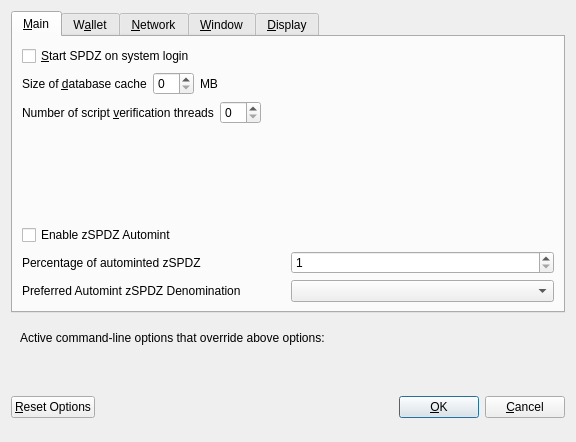
<?xml version="1.0" encoding="UTF-8"?>
<ui version="4.0">
 <class>OptionsDialog</class>
 <widget class="QDialog" name="OptionsDialog">
  <property name="geometry">
   <rect>
    <x>0</x>
    <y>0</y>
    <width>576</width>
    <height>442</height>
   </rect>
  </property>
  <property name="windowTitle">
   <string>Options</string>
  </property>
  <property name="modal">
   <bool>true</bool>
  </property>
  <layout class="QVBoxLayout" name="verticalLayout">
   <item>
    <widget class="QTabWidget" name="tabWidget">
     <property name="currentIndex">
      <number>0</number>
     </property>
     <widget class="QWidget" name="tabMain">
      <attribute name="title">
       <string>&amp;Main</string>
      </attribute>
      <layout class="QVBoxLayout" name="verticalLayout_Main">
       <item>
        <widget class="QCheckBox" name="bitcoinAtStartup">
         <property name="toolTip">
          <string>Automatically start SPDZ after logging in to the system.</string>
         </property>
         <property name="text">
          <string>&amp;Start SPDZ on system login</string>
         </property>
        </widget>
       </item>
       <item>
        <layout class="QHBoxLayout" name="horizontalLayout_2_Main">
         <item>
          <widget class="QLabel" name="databaseCacheLabel">
           <property name="text">
            <string>Size of &amp;database cache</string>
           </property>
           <property name="textFormat">
            <enum>Qt::PlainText</enum>
           </property>
           <property name="buddy">
            <cstring>databaseCache</cstring>
           </property>
          </widget>
         </item>
         <item>
          <widget class="QSpinBox" name="databaseCache"/>
         </item>
         <item>
          <widget class="QLabel" name="databaseCacheUnitLabel">
           <property name="text">
            <string>MB</string>
           </property>
           <property name="textFormat">
            <enum>Qt::PlainText</enum>
           </property>
          </widget>
         </item>
         <item>
          <spacer name="horizontalSpacer_2_Main">
           <property name="orientation">
            <enum>Qt::Horizontal</enum>
           </property>
           <property name="sizeHint" stdset="0">
            <size>
             <width>40</width>
             <height>20</height>
            </size>
           </property>
          </spacer>
         </item>
        </layout>
       </item>
       <item>
        <layout class="QHBoxLayout" name="horizontalLayout_3_Main">
         <item>
          <widget class="QLabel" name="threadsScriptVerifLabel">
           <property name="text">
            <string>Number of script &amp;verification threads</string>
           </property>
           <property name="textFormat">
            <enum>Qt::PlainText</enum>
           </property>
           <property name="buddy">
            <cstring>threadsScriptVerif</cstring>
           </property>
          </widget>
         </item>
         <item>
          <widget class="QSpinBox" name="threadsScriptVerif">
           <property name="toolTip">
            <string>(0 = auto, &lt;0 = leave that many cores free)</string>
           </property>
          </widget>
         </item>
         <item>
          <spacer name="horizontalSpacer_3_Main">
           <property name="orientation">
            <enum>Qt::Horizontal</enum>
           </property>
           <property name="sizeHint" stdset="0">
            <size>
             <width>40</width>
             <height>20</height>
            </size>
           </property>
          </spacer>
         </item>
        </layout>
       </item>
       <item>
        <spacer name="verticalSpacer_2">
         <property name="orientation">
          <enum>Qt::Vertical</enum>
         </property>
         <property name="sizeHint" stdset="0">
          <size>
           <width>20</width>
           <height>40</height>
          </size>
         </property>
        </spacer>
       </item>
       <item>
        <widget class="QCheckBox" name="checkBoxZeromintEnable">
         <property name="toolTip">
          <string>Enable automatic minting of SPDZ units to zSPDZ</string>
         </property>
         <property name="layoutDirection">
          <enum>Qt::LeftToRight</enum>
         </property>
         <property name="text">
          <string>Enable zSPDZ Automint</string>
         </property>
        </widget>
       </item>
       <item>
        <layout class="QHBoxLayout" name="horizontalLayout_3">
         <item>
          <widget class="QLabel" name="percentage_label">
           <property name="toolTip">
            <string>Percentage of incoming SPDZ which get automatically converted to zSPDZ via Zerocoin Protocol (min: 10%)</string>
           </property>
           <property name="text">
            <string>Percentage of autominted zSPDZ</string>
           </property>
          </widget>
         </item>
         <item>
          <widget class="QSpinBox" name="zeromintPercentage">
           <property name="minimum">
            <number>1</number>
           </property>
           <property name="maximum">
            <number>100</number>
           </property>
          </widget>
         </item>
        </layout>
       </item>
       <item>
        <layout class="QHBoxLayout" name="horizontalLayout" stretch="0,0">
         <property name="sizeConstraint">
          <enum>QLayout::SetFixedSize</enum>
         </property>
         <item>
          <widget class="QLabel" name="labelPreferredDenom">
           <property name="maximumSize">
            <size>
             <width>16777215</width>
             <height>16777215</height>
            </size>
           </property>
           <property name="toolTip">
            <string>Wait with automatic conversion to Zerocoin until enough SPDZ for this denomination is available</string>
           </property>
           <property name="text">
            <string>Preferred Automint zSPDZ Denomination</string>
           </property>
          </widget>
         </item>
         <item>
          <widget class="QComboBox" name="preferredDenom">
           <property name="maximumSize">
            <size>
             <width>16777215</width>
             <height>27</height>
            </size>
           </property>
           <property name="toolTip">
            <string>Wait with automatic conversion to Zerocoin until enough SPDZ for this denomination is available</string>
           </property>
           <property name="maxVisibleItems">
            <number>9</number>
           </property>
           <property name="maxCount">
            <number>9</number>
           </property>
          </widget>
         </item>
        </layout>
       </item>
      </layout>
     </widget>
     <widget class="QWidget" name="tabWallet">
      <attribute name="title">
       <string>W&amp;allet</string>
      </attribute>
      <layout class="QVBoxLayout" name="verticalLayout_Wallet">
       <item>
        <layout class="QHBoxLayout" name="horizontalLayout_2_Wallet">
         <item>
          <widget class="QLabel" name="labelStakeSplitThresholdText">
           <property name="text">
            <string>Stake split threshold:</string>
           </property>
          </widget>
         </item>
         <item>
          <widget class="QSpinBox" name="spinBoxStakeSplitThreshold">
           <property name="minimum">
            <number>1</number>
           </property>
           <property name="maximum">
            <number>999999</number>
           </property>
          </widget>
         </item>
        </layout>
       </item>
       <item>
        <widget class="QGroupBox" name="groupBox">
         <property name="title">
          <string>Expert</string>
         </property>
         <layout class="QVBoxLayout" name="verticalLayout_2">
          <item>
           <widget class="QCheckBox" name="coinControlFeatures">
            <property name="toolTip">
             <string>Whether to show coin control features or not.</string>
            </property>
            <property name="text">
             <string>Enable coin &amp;control features</string>
            </property>
           </widget>
          </item>
          <item>
           <widget class="QCheckBox" name="showMasternodesTab">
            <property name="toolTip">
             <string>Show additional tab listing all your masternodes in first sub-tab&lt;br/&gt;and all masternodes on the network in second sub-tab.</string>
            </property>
            <property name="text">
             <string>Show Masternodes Tab</string>
            </property>
           </widget>
          </item>
          <item>
           <widget class="QCheckBox" name="spendZeroConfChange">
            <property name="toolTip">
             <string>If you disable the spending of unconfirmed change, the change from a transaction&lt;br/&gt;cannot be used until that transaction has at least one confirmation.&lt;br/&gt;This also affects how your balance is computed.</string>
            </property>
            <property name="text">
             <string>&amp;Spend unconfirmed change</string>
            </property>
           </widget>
          </item>
         </layout>
        </widget>
       </item>
       <item>
        <spacer name="verticalSpacer_Wallet">
         <property name="orientation">
          <enum>Qt::Vertical</enum>
         </property>
         <property name="sizeHint" stdset="0">
          <size>
           <width>20</width>
           <height>40</height>
          </size>
         </property>
        </spacer>
       </item>
      </layout>
     </widget>
     <widget class="QWidget" name="tabNetwork">
      <attribute name="title">
       <string>&amp;Network</string>
      </attribute>
      <layout class="QVBoxLayout" name="verticalLayout_Network">
       <item>
        <widget class="QCheckBox" name="mapPortUpnp">
         <property name="toolTip">
          <string>Automatically open the SPDZ client port on the router. This only works when your router supports UPnP and it is enabled.</string>
         </property>
         <property name="text">
          <string>Map port using &amp;UPnP</string>
         </property>
        </widget>
       </item>
       <item>
        <widget class="QCheckBox" name="allowIncoming">
         <property name="toolTip">
          <string>Accept connections from outside</string>
         </property>
         <property name="text">
          <string>Allow incoming connections</string>
         </property>
        </widget>
       </item>
       <item>
        <widget class="QCheckBox" name="connectSocks">
         <property name="toolTip">
          <string>Connect to the SPDZ network through a SOCKS5 proxy.</string>
         </property>
         <property name="text">
          <string>&amp;Connect through SOCKS5 proxy (default proxy):</string>
         </property>
        </widget>
       </item>
       <item>
        <layout class="QHBoxLayout" name="horizontalLayout_1_Network">
         <item>
          <widget class="QLabel" name="proxyIpLabel">
           <property name="text">
            <string>Proxy &amp;IP:</string>
           </property>
           <property name="textFormat">
            <enum>Qt::PlainText</enum>
           </property>
           <property name="buddy">
            <cstring>proxyIp</cstring>
           </property>
          </widget>
         </item>
         <item>
          <widget class="QValidatedLineEdit" name="proxyIp">
           <property name="minimumSize">
            <size>
             <width>140</width>
             <height>0</height>
            </size>
           </property>
           <property name="maximumSize">
            <size>
             <width>140</width>
             <height>16777215</height>
            </size>
           </property>
           <property name="toolTip">
            <string>IP address of the proxy (e.g. IPv4: 127.0.0.1 / IPv6: ::1)</string>
           </property>
          </widget>
         </item>
         <item>
          <widget class="QLabel" name="proxyPortLabel">
           <property name="text">
            <string>&amp;Port:</string>
           </property>
           <property name="textFormat">
            <enum>Qt::PlainText</enum>
           </property>
           <property name="buddy">
            <cstring>proxyPort</cstring>
           </property>
          </widget>
         </item>
         <item>
          <widget class="QLineEdit" name="proxyPort">
           <property name="minimumSize">
            <size>
             <width>55</width>
             <height>0</height>
            </size>
           </property>
           <property name="maximumSize">
            <size>
             <width>55</width>
             <height>16777215</height>
            </size>
           </property>
           <property name="toolTip">
            <string>Port of the proxy (e.g. 9050)</string>
           </property>
          </widget>
         </item>
         <item>
          <spacer name="horizontalSpacer_1_Network">
           <property name="orientation">
            <enum>Qt::Horizontal</enum>
           </property>
           <property name="sizeHint" stdset="0">
            <size>
             <width>40</width>
             <height>20</height>
            </size>
           </property>
          </spacer>
         </item>
        </layout>
       </item>
       <item>
        <spacer name="verticalSpacer_Network">
         <property name="orientation">
          <enum>Qt::Vertical</enum>
         </property>
         <property name="sizeHint" stdset="0">
          <size>
           <width>20</width>
           <height>40</height>
          </size>
         </property>
        </spacer>
       </item>
      </layout>
     </widget>
     <widget class="QWidget" name="tabWindow">
      <attribute name="title">
       <string>&amp;Window</string>
      </attribute>
      <layout class="QVBoxLayout" name="verticalLayout_Window">
       <item>
        <widget class="QCheckBox" name="minimizeToTray">
         <property name="toolTip">
          <string>Show only a tray icon after minimizing the window.</string>
         </property>
         <property name="text">
          <string>&amp;Minimize to the tray instead of the taskbar</string>
         </property>
        </widget>
       </item>
       <item>
        <widget class="QCheckBox" name="minimizeOnClose">
         <property name="toolTip">
          <string>Minimize instead of exit the application when the window is closed. When this option is enabled, the application will be closed only after selecting Quit in the menu.</string>
         </property>
         <property name="text">
          <string>M&amp;inimize on close</string>
         </property>
        </widget>
       </item>
       <item>
        <spacer name="verticalSpacer_Window">
         <property name="orientation">
          <enum>Qt::Vertical</enum>
         </property>
         <property name="sizeHint" stdset="0">
          <size>
           <width>20</width>
           <height>40</height>
          </size>
         </property>
        </spacer>
       </item>
      </layout>
     </widget>
     <widget class="QWidget" name="tabDisplay">
      <attribute name="title">
       <string>&amp;Display</string>
      </attribute>
      <layout class="QVBoxLayout" name="verticalLayout_Display">
       <item>
        <layout class="QHBoxLayout" name="horizontalLayout_1_Display">
         <item>
          <widget class="QLabel" name="langLabel">
           <property name="text">
            <string>User Interface &amp;language:</string>
           </property>
           <property name="textFormat">
            <enum>Qt::PlainText</enum>
           </property>
           <property name="buddy">
            <cstring>lang</cstring>
           </property>
          </widget>
         </item>
         <item>
          <widget class="QValueComboBox" name="lang">
           <property name="toolTip">
            <string>The user interface language can be set here. This setting will take effect after restarting SPDZ.</string>
           </property>
          </widget>
         </item>
        </layout>
       </item>
       <item>
        <widget class="QLabel" name="label_3">
         <property name="toolTip">
          <string notr="true"/>
         </property>
         <property name="statusTip">
          <string notr="true"/>
         </property>
         <property name="whatsThis">
          <string notr="true"/>
         </property>
         <property name="accessibleName">
          <string notr="true"/>
         </property>
         <property name="text">
          <string>Language missing or translation incomplete? Help contributing translations here:
https://www.transifex.com/SPDZ-project/SPDZ-project-translations</string>
         </property>
         <property name="wordWrap">
          <bool>true</bool>
         </property>
         <property name="openExternalLinks">
          <bool>true</bool>
         </property>
         <property name="textInteractionFlags">
          <set>Qt::TextBrowserInteraction</set>
         </property>
        </widget>
       </item>
       <item>
        <layout class="QHBoxLayout" name="horizontalLayout_4_Display" stretch="0,0">
         <item>
          <widget class="QLabel" name="themeLabel">
           <property name="text">
            <string>User Interface Theme:</string>
           </property>
          </widget>
         </item>
         <item>
          <widget class="QValueComboBox" name="theme"/>
         </item>
        </layout>
       </item>
       <item>
        <widget class="Line" name="line">
         <property name="orientation">
          <enum>Qt::Horizontal</enum>
         </property>
        </widget>
       </item>
       <item>
        <layout class="QHBoxLayout" name="horizontalLayout_2_Display">
         <item>
          <widget class="QLabel" name="unitLabel">
           <property name="text">
            <string>&amp;Unit to show amounts in:</string>
           </property>
           <property name="textFormat">
            <enum>Qt::PlainText</enum>
           </property>
           <property name="buddy">
            <cstring>unit</cstring>
           </property>
          </widget>
         </item>
         <item>
          <widget class="QValueComboBox" name="unit">
           <property name="toolTip">
            <string>Choose the default subdivision unit to show in the interface and when sending coins.</string>
           </property>
          </widget>
         </item>
        </layout>
       </item>
       <item>
        <layout class="QHBoxLayout" name="horizontalLayout_5_Display">
         <item>
          <widget class="QLabel" name="digitsLabel">
           <property name="text">
            <string>Decimal digits</string>
           </property>
          </widget>
         </item>
         <item>
          <widget class="QValueComboBox" name="digits"/>
         </item>
        </layout>
       </item>
       <item>
        <widget class="QCheckBox" name="checkBoxHideZeroBalances">
         <property name="toolTip">
          <string>Hide empty balances</string>
         </property>
         <property name="layoutDirection">
          <enum>Qt::LeftToRight</enum>
         </property>
         <property name="text">
          <string>Hide empty balances</string>
         </property>
        </widget>
       </item>
       <item>
        <layout class="QHBoxLayout" name="horizontalLayout_3_Display">
         <item>
          <widget class="QLabel" name="thirdPartyTxUrlsLabel">
           <property name="toolTip">
            <string>Third party URLs (e.g. a block explorer) that appear in the transactions tab as context menu items. %s in the URL is replaced by transaction hash. Multiple URLs are separated by vertical bar |.</string>
           </property>
           <property name="text">
            <string>Third party transaction URLs</string>
           </property>
           <property name="buddy">
            <cstring>thirdPartyTxUrls</cstring>
           </property>
          </widget>
         </item>
         <item>
          <widget class="QLineEdit" name="thirdPartyTxUrls">
           <property name="toolTip">
            <string>Third party URLs (e.g. a block explorer) that appear in the transactions tab as context menu items. %s in the URL is replaced by transaction hash. Multiple URLs are separated by vertical bar |.</string>
           </property>
          </widget>
         </item>
        </layout>
       </item>
       <item>
        <spacer name="verticalSpacer">
         <property name="orientation">
          <enum>Qt::Vertical</enum>
         </property>
         <property name="sizeHint" stdset="0">
          <size>
           <width>20</width>
           <height>40</height>
          </size>
         </property>
        </spacer>
       </item>
      </layout>
     </widget>
    </widget>
   </item>
   <item>
    <widget class="QFrame" name="frame">
     <layout class="QVBoxLayout" name="verticalLayout_Bottom">
      <item>
       <layout class="QHBoxLayout" name="horizontalLayout_Bottom">
        <item>
         <widget class="QLabel" name="overriddenByCommandLineInfoLabel">
          <property name="text">
           <string>Active command-line options that override above options:</string>
          </property>
          <property name="textFormat">
           <enum>Qt::PlainText</enum>
          </property>
         </widget>
        </item>
        <item>
         <spacer name="horizontalSpacer_Bottom">
          <property name="orientation">
           <enum>Qt::Horizontal</enum>
          </property>
          <property name="sizeHint" stdset="0">
           <size>
            <width>40</width>
            <height>20</height>
           </size>
          </property>
         </spacer>
        </item>
       </layout>
      </item>
      <item>
       <widget class="QLabel" name="overriddenByCommandLineLabel">
        <property name="text">
         <string/>
        </property>
        <property name="textFormat">
         <enum>Qt::PlainText</enum>
        </property>
        <property name="wordWrap">
         <bool>true</bool>
        </property>
       </widget>
      </item>
     </layout>
    </widget>
   </item>
   <item>
    <layout class="QHBoxLayout" name="horizontalLayout_Buttons">
     <item>
      <widget class="QPushButton" name="resetButton">
       <property name="toolTip">
        <string>Reset all client options to default.</string>
       </property>
       <property name="text">
        <string>&amp;Reset Options</string>
       </property>
       <property name="autoDefault">
        <bool>false</bool>
       </property>
      </widget>
     </item>
     <item>
      <spacer name="horizontalSpacer_1">
       <property name="orientation">
        <enum>Qt::Horizontal</enum>
       </property>
       <property name="sizeHint" stdset="0">
        <size>
         <width>40</width>
         <height>48</height>
        </size>
       </property>
      </spacer>
     </item>
     <item>
      <widget class="QLabel" name="statusLabel">
       <property name="minimumSize">
        <size>
         <width>200</width>
         <height>0</height>
        </size>
       </property>
       <property name="font">
        <font>
         <weight>75</weight>
         <bold>true</bold>
        </font>
       </property>
       <property name="text">
        <string/>
       </property>
       <property name="textFormat">
        <enum>Qt::PlainText</enum>
       </property>
       <property name="wordWrap">
        <bool>true</bool>
       </property>
      </widget>
     </item>
     <item>
      <spacer name="horizontalSpacer_2">
       <property name="orientation">
        <enum>Qt::Horizontal</enum>
       </property>
       <property name="sizeHint" stdset="0">
        <size>
         <width>40</width>
         <height>48</height>
        </size>
       </property>
      </spacer>
     </item>
     <item>
      <widget class="QPushButton" name="okButton">
       <property name="text">
        <string>&amp;OK</string>
       </property>
       <property name="autoDefault">
        <bool>false</bool>
       </property>
       <property name="default">
        <bool>true</bool>
       </property>
      </widget>
     </item>
     <item>
      <widget class="QPushButton" name="cancelButton">
       <property name="text">
        <string>&amp;Cancel</string>
       </property>
       <property name="autoDefault">
        <bool>false</bool>
       </property>
      </widget>
     </item>
    </layout>
   </item>
  </layout>
 </widget>
 <customwidgets>
  <customwidget>
   <class>QValidatedLineEdit</class>
   <extends>QLineEdit</extends>
   <header>qvalidatedlineedit.h</header>
  </customwidget>
  <customwidget>
   <class>QValueComboBox</class>
   <extends>QComboBox</extends>
   <header>qvaluecombobox.h</header>
  </customwidget>
 </customwidgets>
 <resources/>
 <connections/>
</ui>
